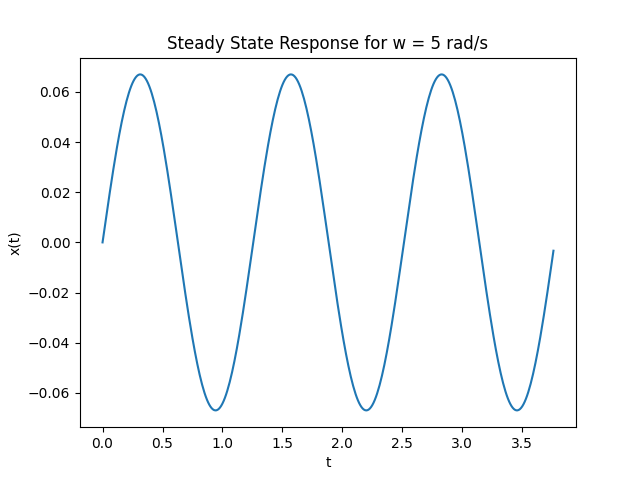

Recreate this plot in Python.
import numpy as np
import math

W_n = 5
T_n = (2*math.pi)/W_n

t = np.arange(0, 3*T_n, 0.01)

X = []
for i in t:
    value = 0.067*math.sin(5*i)
    X.append(value)
    
import matplotlib.pyplot as plt
plt.plot(t, X)
plt.title("Steady State Response for w = 5 rad/s")
plt.xlabel("t")
plt.ylabel("x(t)")
plt.savefig("SSR_Q1_W5")
plt.show()
